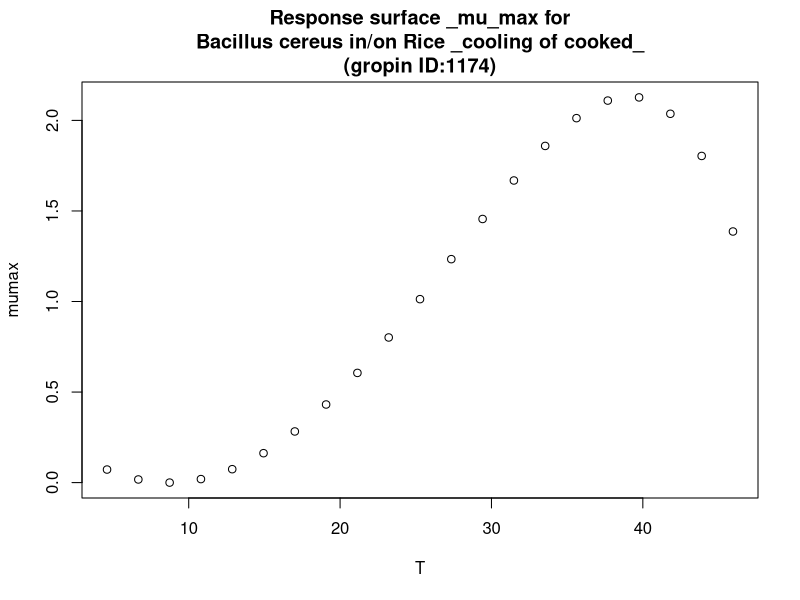

Here is the R script that generated this plot:
#############################
# start of Parameter script
#############################
T <- seq(4.6046,45.954045954046,length.out=21)
#############################
# end of Parameter script
#############################
############################# 
# start of Model script Gropin ID 1174 
#############################
 
# constant coefficients for this model
 
variables <- data.frame(T)
argumentsPar <- unique.data.frame(expand.grid(variables))
 
# heart of the model
response_surface <- function(T) {
   mumax <-0.0046*((T-8.67)^2)*(1-exp(0.0656*(T-49.68)))

	return(mumax=mumax)
} 

# output parameters
responseSurface <- cbind(argumentsPar,response_surface(argumentsPar['T']))
colnames(responseSurface) <- c(colnames(argumentsPar),'mumax')
#############################
# End of Model script
#############################
############################# 
# start of Visualisation script Gropin ID 1174 
#############################
titleText <-'Response surface _mu_max for
Bacillus cereus in/on Rice _cooling of cooked_
(gropin ID:1174)'
plot(T,responseSurface$'mumax',xlab='T',
                          ylab='mumax',main=titleText)
#############################
# End of Visualisation script
#############################
